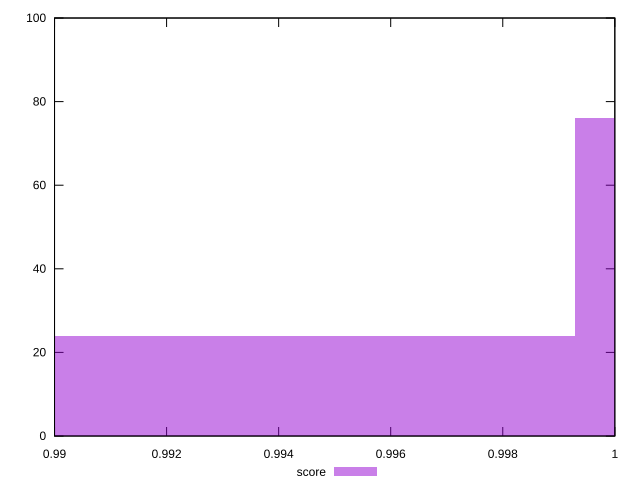

This figure's gnuplot source:
reset

$score <<EOF
0.9941715237324101 24
1.0044207146987236 76
EOF

set key outside below
set boxwidth 0.010249190966313507
set xrange [0.99:1]
set yrange [0:100]
set trange [0:100]
set style fill transparent solid 0.5 noborder
set terminal svg size 640, 490 enhanced background rgb 'white'
set output "reports/report_00032_2021-02-25T10-28-15.087Z/first-meaningful-paint/samples/music/score/histogram.svg"

plot $score title "score" with boxes

reset
